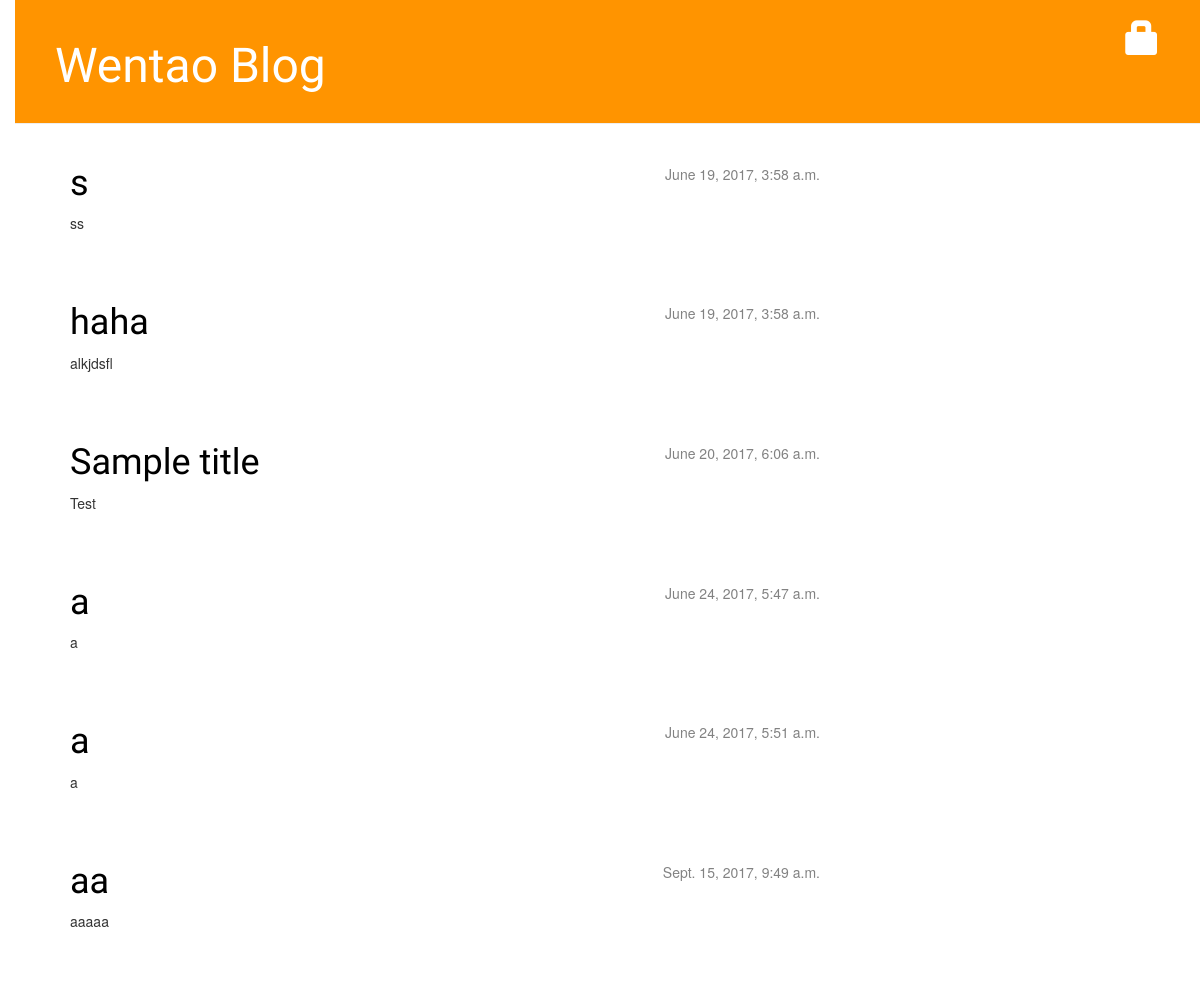
/, run on an earlier commit of the app's database.
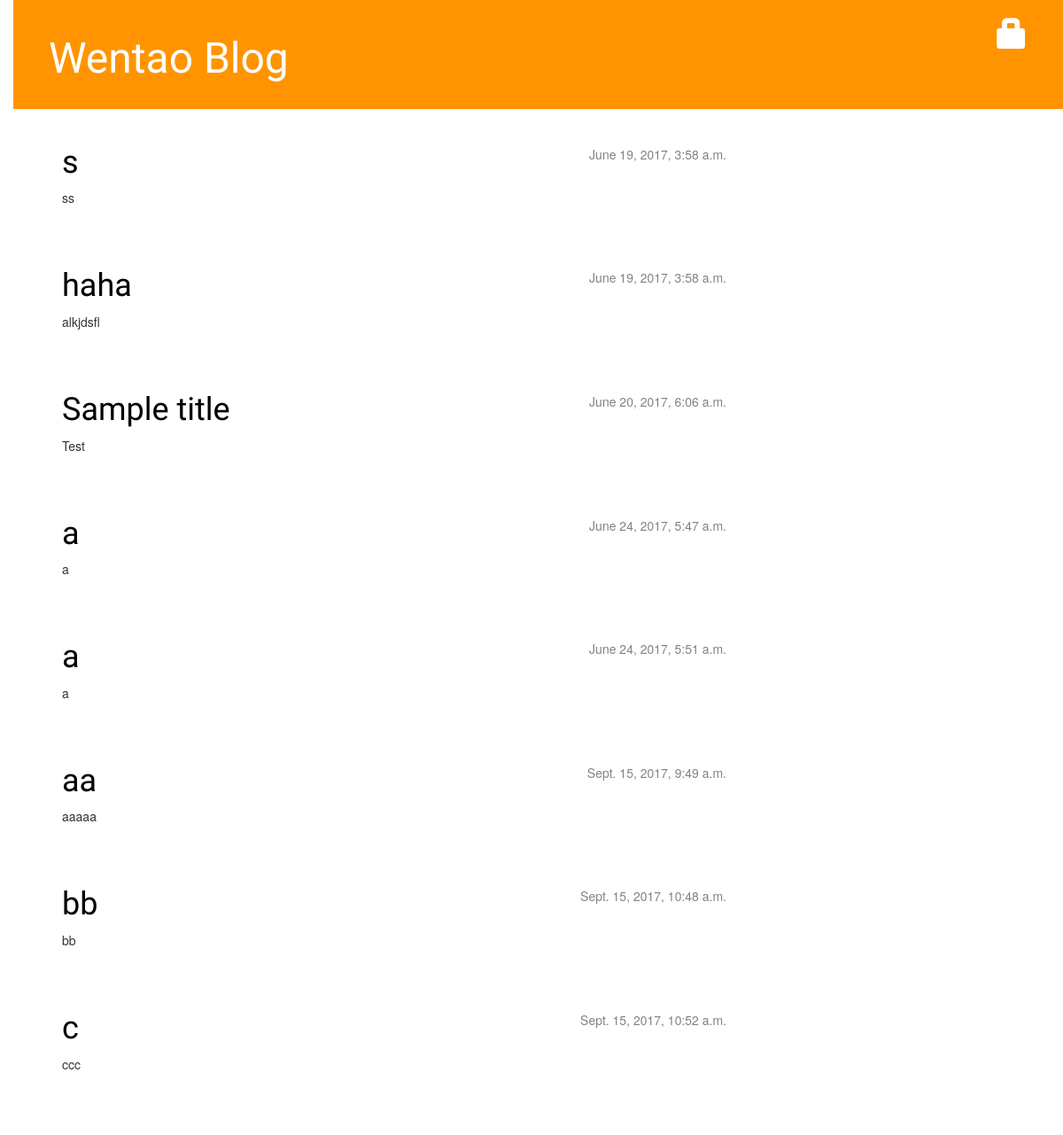
And on a later commit of the database.
### blog/models.py (models this page shows, shortened)
class Post(models.Model):
    author = models.ForeignKey('auth.User')
    title = models.CharField(max_length=200)
    text = models.TextField()
    created_date = models.DateTimeField(default=timezone.now)
    published_date = models.DateTimeField(blank=True,null=True)

### blog/views.py (the view)
# urls.py: url(r'^$',views.post_list, name='post_list'),
def post_list(request):
    logging.debug('aaaaaaaaaaa')
    posts=Post.objects.filter(published_date__lte=timezone.now()).order_by('published_date')
    return render(request,'blog/post_list.html',{'posts':posts})

### blog/templates/blog/post_list.html
{% extends 'blog/base.html' %}
{% block content %}
                    {% for post in posts %}
                        <div class="post">
                            <div class="date">
                                {{ post.published_date }}
                            </div>
                            <h1><a href="{% url 'post_detail' pk=post.pk %}">{{ post.title }}</a></h1>
                            <p>{{ post.text|linebreaksbr }}</p>
                        </div>
                    {% endfor %}
{% endblock content %}

### blog/templates/blog/base.html (shortened to what this page needs)
{% load staticfiles %}
<html>
    <head>
        <link rel="stylesheet" href="//maxcdn.bootstrapcdn.com/bootstrap/3.2.0/css/bootstrap.min.css">
        <link rel="stylesheet" href="//maxcdn.bootstrapcdn.com/bootstrap/3.2.0/css/bootstrap-theme.min.css">
        <link rel="stylesheet" href="{% static 'css/blog.css' %}">
    <head>
    <body>
        <div class="page-header">
            {% if user.is_authenticated %}
                <a href="{% url 'post_new' %}" class="top-menu"><span class="glyphicon glyphicon-plus"></span></a>
               	<a href="{% url 'post_draft_list' %}" class="top-menu"><span class="glyphicon glyphicon-edit"></span></a>
               	<p class="top-menu">Hello {{ user.username }} <small>(<a href="{% url 'logout' %}">Log out</a>)</small></p>
            {% else %}
                <a href="{% url 'login' %}" class="top-menu"><span class="glyphicon glyphicon-lock"></span></a>
            {% endif %}
            <h1><a href="">Wentao Blog</a> </h1>
        </div>
        <div class="content container">
            <div class="row">
                <div class="col-md-8">
                    {% block content %}
                    {% endblock %}
                </div>
            </div>
        </div>
    </body>
</html>

### blog/static/css/blog.css (style rules this page uses)
h1 a { color: #FCA205; font-family: 'Lobster'; }
body { padding-left: 15px; }
.page-header { background-color: #ff9400; margin-top: 0; padding: 20px 20px 20px 40px; }
.page-header h1, .page-header h1 a, .page-header h1 a:visited, .page-header h1 a:active { color: #ffffff; font-size: 36pt; text-decoration: none; }
.content { margin-left: 40px; }
h1, h2, h3, h4 { font-family: 'Lobster', cursive; }
.date { float: right; color: #828282; }
.top-menu, .top-menu:hover, .top-menu:visited { color: #ffffff; float: right; font-size: 26pt; margin-right: 20px; }
.post { margin-bottom: 70px; }
.post h1 a, .post h1 a:visited { color: #000000; }

What changed in the data, as far as the page shows it:
added Post: published_date "Sept. 15, 2017, 10:48 a.m.", title "bb", text "bb"
added Post: published_date "Sept. 15, 2017, 10:52 a.m.", title "c", text "ccc"
